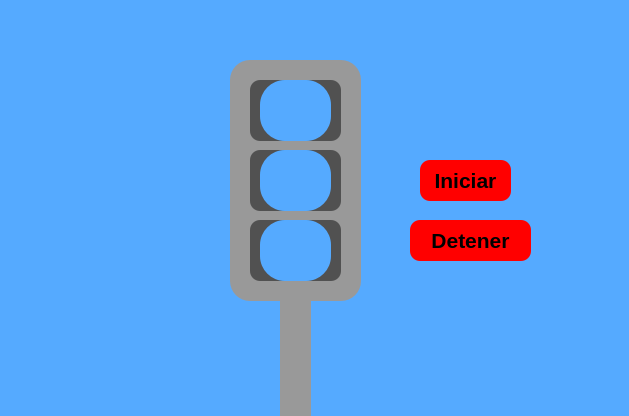
<?xml version="1.0" encoding="UTF-8"?>
<ui version="4.0">
 <class>MainWindow</class>
 <widget class="QMainWindow" name="MainWindow">
  <property name="geometry">
   <rect>
    <x>0</x>
    <y>0</y>
    <width>629</width>
    <height>416</height>
   </rect>
  </property>
  <property name="windowTitle">
   <string>MainWindow</string>
  </property>
  <property name="styleSheet">
   <string notr="true">background-color: rgb(85, 170, 255);</string>
  </property>
  <widget class="QWidget" name="centralwidget">
   <widget class="QLabel" name="label_3">
    <property name="geometry">
     <rect>
      <x>510</x>
      <y>340</y>
      <width>111</width>
      <height>71</height>
     </rect>
    </property>
    <property name="text">
     <string/>
    </property>
    <property name="pixmap">
     <pixmap resource="../recursos.qrc">:/Logos/Imagenes/equipo.jpeg</pixmap>
    </property>
    <property name="scaledContents">
     <bool>true</bool>
    </property>
   </widget>
   <widget class="QLabel" name="label_2">
    <property name="geometry">
     <rect>
      <x>510</x>
      <y>10</y>
      <width>111</width>
      <height>71</height>
     </rect>
    </property>
    <property name="text">
     <string/>
    </property>
    <property name="pixmap">
     <pixmap resource="../recursos.qrc">:/Logos/Imagenes/logo fians.jpg</pixmap>
    </property>
    <property name="scaledContents">
     <bool>true</bool>
    </property>
   </widget>
   <widget class="QLabel" name="label_4">
    <property name="geometry">
     <rect>
      <x>10</x>
      <y>10</y>
      <width>111</width>
      <height>71</height>
     </rect>
    </property>
    <property name="text">
     <string/>
    </property>
    <property name="pixmap">
     <pixmap resource="../recursos.qrc">:/Logos/Imagenes/logo uat.jpg</pixmap>
    </property>
    <property name="scaledContents">
     <bool>true</bool>
    </property>
   </widget>
   <widget class="QLabel" name="label">
    <property name="geometry">
     <rect>
      <x>230</x>
      <y>60</y>
      <width>131</width>
      <height>241</height>
     </rect>
    </property>
    <property name="styleSheet">
     <string notr="true">background-color: rgb(153, 153, 153);
border-radius: 20px;
</string>
    </property>
    <property name="text">
     <string/>
    </property>
   </widget>
   <widget class="QLabel" name="label_5">
    <property name="geometry">
     <rect>
      <x>280</x>
      <y>260</y>
      <width>31</width>
      <height>161</height>
     </rect>
    </property>
    <property name="styleSheet">
     <string notr="true">background-color: rgb(153, 153, 153);

</string>
    </property>
    <property name="text">
     <string/>
    </property>
   </widget>
   <widget class="QLabel" name="label_6">
    <property name="geometry">
     <rect>
      <x>250</x>
      <y>80</y>
      <width>91</width>
      <height>61</height>
     </rect>
    </property>
    <property name="styleSheet">
     <string notr="true">border-radius: 10px;
background-color: rgb(81, 81, 81);</string>
    </property>
    <property name="text">
     <string/>
    </property>
   </widget>
   <widget class="QLabel" name="label_7">
    <property name="geometry">
     <rect>
      <x>250</x>
      <y>150</y>
      <width>91</width>
      <height>61</height>
     </rect>
    </property>
    <property name="styleSheet">
     <string notr="true">border-radius: 10px;
background-color: rgb(81, 81, 81);</string>
    </property>
    <property name="text">
     <string/>
    </property>
   </widget>
   <widget class="QLabel" name="label_8">
    <property name="geometry">
     <rect>
      <x>250</x>
      <y>220</y>
      <width>91</width>
      <height>61</height>
     </rect>
    </property>
    <property name="styleSheet">
     <string notr="true">border-radius: 10px;
background-color: rgb(81, 81, 81);</string>
    </property>
    <property name="text">
     <string/>
    </property>
   </widget>
   <widget class="QLabel" name="lblrojo">
    <property name="geometry">
     <rect>
      <x>260</x>
      <y>80</y>
      <width>71</width>
      <height>61</height>
     </rect>
    </property>
    <property name="styleSheet">
     <string notr="true">border-radius: 25px;
</string>
    </property>
    <property name="text">
     <string/>
    </property>
   </widget>
   <widget class="QLabel" name="lblamarillo">
    <property name="geometry">
     <rect>
      <x>260</x>
      <y>150</y>
      <width>71</width>
      <height>61</height>
     </rect>
    </property>
    <property name="styleSheet">
     <string notr="true">border-radius: 25px;
</string>
    </property>
    <property name="text">
     <string/>
    </property>
   </widget>
   <widget class="QLabel" name="lblverde">
    <property name="geometry">
     <rect>
      <x>260</x>
      <y>220</y>
      <width>71</width>
      <height>61</height>
     </rect>
    </property>
    <property name="styleSheet">
     <string notr="true">border-radius: 25px;
</string>
    </property>
    <property name="text">
     <string/>
    </property>
   </widget>
   <widget class="QPushButton" name="pushButton">
    <property name="geometry">
     <rect>
      <x>380</x>
      <y>100</y>
      <width>61</width>
      <height>41</height>
     </rect>
    </property>
    <property name="styleSheet">
     <string notr="true">border-radius: 25px;
</string>
    </property>
    <property name="text">
     <string/>
    </property>
   </widget>
   <widget class="QPushButton" name="btnstart">
    <property name="geometry">
     <rect>
      <x>420</x>
      <y>160</y>
      <width>91</width>
      <height>41</height>
     </rect>
    </property>
    <property name="font">
     <font>
      <family>MS Sans Serif</family>
      <pointsize>16</pointsize>
      <weight>75</weight>
      <bold>true</bold>
     </font>
    </property>
    <property name="styleSheet">
     <string notr="true">border-radius: 10px;
background-color: rgb(255, 0, 0);</string>
    </property>
    <property name="text">
     <string>Iniciar</string>
    </property>
   </widget>
   <widget class="QPushButton" name="btnDetener">
    <property name="geometry">
     <rect>
      <x>410</x>
      <y>220</y>
      <width>121</width>
      <height>41</height>
     </rect>
    </property>
    <property name="font">
     <font>
      <family>MS Sans Serif</family>
      <pointsize>16</pointsize>
      <weight>75</weight>
      <bold>true</bold>
     </font>
    </property>
    <property name="styleSheet">
     <string notr="true">border-radius: 10px;
background-color: rgb(255, 0, 0);</string>
    </property>
    <property name="text">
     <string>Detener</string>
    </property>
   </widget>
  </widget>
 </widget>
 <resources>
  <include location="../recursos.qrc"/>
 </resources>
 <connections/>
</ui>
